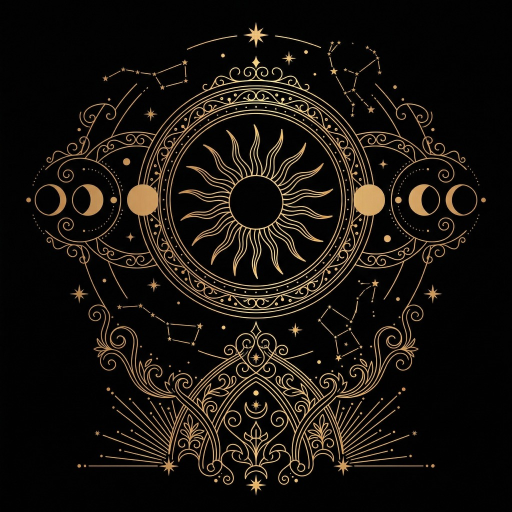
#> input picture assets/totem-pattern-bottom.png, 1024 x 1024 px, found by its file name (shown at 1/2 size)
$ python remove-black-pixels.py --input assets/totem-pattern-bottom.png --output assets/totem-pattern-bottom-transparent.png
#> lines starting #> are read from the running program, lines starting #| are printed output that depends on the picture; after the words box and inside, x2 and y2 are one past the last pixel; in counts of white or black regions, pixels touching at a corner belong together
#!/usr/bin/env python3
"""
Freya V3 - 去除黑色像素并生成透明 PNG

使用方法:
  python3 scripts/remove-black-pixels.py --input assets/totem-pattern-bottom.png --output assets/totem-pattern-bottom-transparent.png
  python3 scripts/remove-black-pixels.py --input assets/totem-pattern.png --output assets/totem-pattern-transparent.png --threshold 30

参数:
  --input      输入图片路径（支持 PNG, JPG, WEBP）
  --output     输出透明 PNG 路径
  --threshold  黑色阈值 (0-255，默认 30，值越大去除的黑色越多)
  --feather    边缘羽化半径（像素，默认 2，让边缘更柔和）
"""

import argparse
import os
import sys
from PIL import Image, ImageFilter

def remove_black_pixels(input_path: str, output_path: str, threshold: int = 30, feather: int = 2):
    """
    去除图片中的黑色像素，生成透明 PNG

    Args:
        input_path: 输入图片路径
        output_path: 输出透明 PNG 路径
        threshold: 黑色阈值 (0-255)，低于此值的像素会被视为黑色
        feather: 边缘羽化半径（像素）
    """
#> called with input_path = 'assets/totem-pattern-bottom.png', threshold = 30, feather = 2
    if not os.path.exists(input_path):
        print(f"❌ 错误: 输入文件不存在: {input_path}")
        sys.exit(1)

    print(f"📖 读取图片: {input_path}")
    img = Image.open(input_path)
#> img is the input picture: PIL image 1024x1024 RGB; mean R, G, B 23.2, 18.9, 14.4

    # 转换为 RGBA 模式（如果还不是）
    if img.mode != 'RGBA':
        img = img.convert('RGBA')
#> img: PIL image 1024x1024 RGBA

    # 获取像素数据
    pixels = img.load()
    width, height = img.size
#> width = 1024; height = 1024

    print(f"🖼️  图片尺寸: {width}x{height}")
#| 🖼️  图片尺寸: 1024x1024
    print(f"🎯 黑色阈值: {threshold} (RGB 值 < {threshold} 的像素将被移除)")

    # 创建新的透明图片
    transparent_img = Image.new('RGBA', (width, height), (0, 0, 0, 0))
#> transparent_img: PIL image 1024x1024 RGBA; every value is 0
    transparent_pixels = transparent_img.load()

    removed_count = 0
    kept_count = 0

    # 第一遍：去除黑色像素
    for y in range(height):
        for x in range(width):
            r, g, b, a = pixels[x, y]

            # 计算亮度（加权平均）
            brightness = (r * 0.299 + g * 0.587 + b * 0.114)

            # 如果像素是黑色（RGB 都低于阈值）或亮度很低，设为透明
            if r < threshold and g < threshold and b < threshold:
                transparent_pixels[x, y] = (0, 0, 0, 0)
                removed_count += 1
            else:
                transparent_pixels[x, y] = (r, g, b, a)
                kept_count += 1
#> after the loop, kept_count = 142105; removed_count = 906471

    print(f"✅ 已处理: 移除 {removed_count} 个黑色像素，保留 {kept_count} 个像素")
#| ✅ 已处理: 移除 906471 个黑色像素，保留 142105 个像素

    # 第二遍：边缘羽化（可选）
    if feather > 0:
        print(f"✨ 应用边缘羽化 (半径: {feather}px)...")
        # 创建 alpha 通道的副本
        alpha = transparent_img.split()[3]
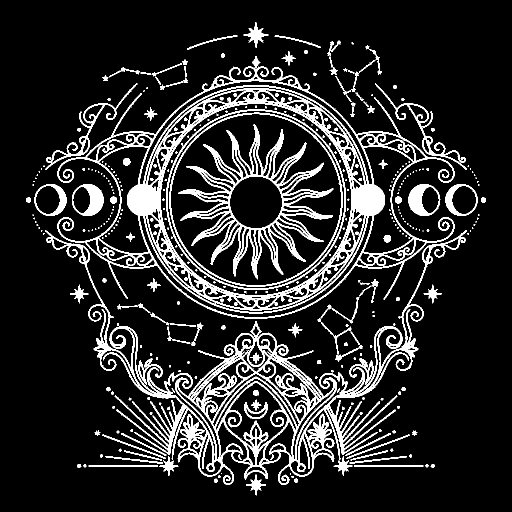
#> alpha: PIL image 1024x1024 L (shown at 1/2 size); 13.6% white; 421 white regions (231 under 20 px), largest, box (x1, y1, x2, y2) and area: (115, 133, 909, 638) 45280, (90, 460, 934, 970) 43035, (357, 248, 667, 559) 16880
        # 应用高斯模糊到 alpha 通道
        alpha_blur = alpha.filter(ImageFilter.GaussianBlur(radius=feather))
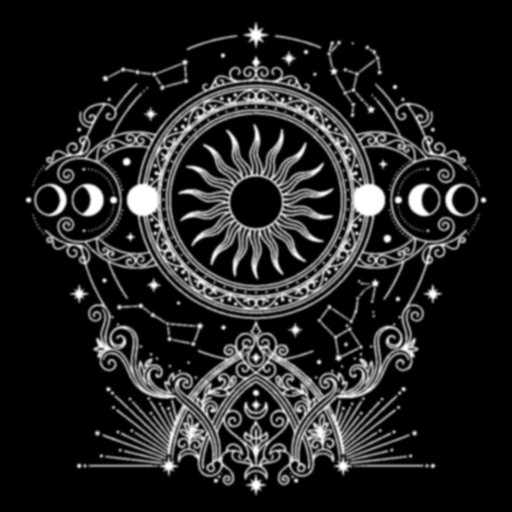
#> alpha_blur: PIL image 1024x1024 L (shown at 1/2 size); min 0, max 255, mean 34.6
        # 合并回原图
        transparent_img.putalpha(alpha_blur)
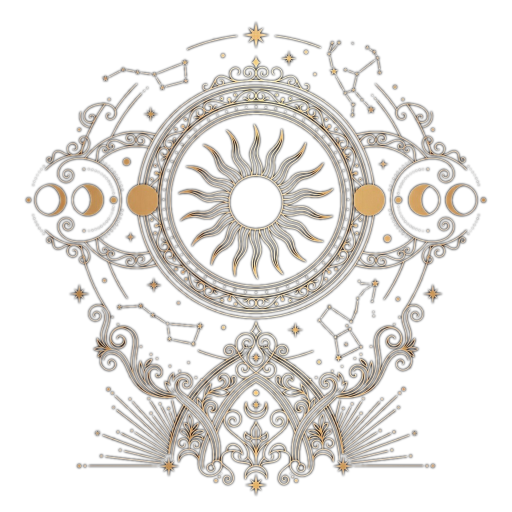
#> transparent_img: PIL image 1024x1024 RGBA (shown at 1/2 size); mean R, G, B, A 20.1, 16.9, 12.7, 34.6; transparent parts drawn white

    # 保存为透明 PNG
    print(f"💾 保存透明 PNG: {output_path}")
    transparent_img.save(output_path, 'PNG', optimize=True)

    # 计算文件大小变化
    input_size = os.path.getsize(input_path)
    output_size = os.path.getsize(output_path)
    size_change = ((output_size - input_size) / input_size) * 100

    print(f"📊 文件大小: {input_size / 1024:.1f} KB → {output_size / 1024:.1f} KB ({size_change:+.1f}%)")
    print(f"✅ 完成！透明图片已保存到: {output_path}")

def main():
    parser = argparse.ArgumentParser(
        description='去除图片中的黑色像素，生成透明 PNG',
        formatter_class=argparse.RawDescriptionHelpFormatter,
        epilog=__doc__
    )

    parser.add_argument(
        '--input',
        type=str,
        required=True,
        help='输入图片路径（支持 PNG, JPG, WEBP）'
    )

    parser.add_argument(
        '--output',
        type=str,
        required=True,
        help='输出透明 PNG 路径'
    )

    parser.add_argument(
        '--threshold',
        type=int,
        default=30,
        help='黑色阈值 (0-255，默认 30，值越大去除的黑色越多)'
    )

    parser.add_argument(
        '--feather',
        type=int,
        default=2,
        help='边缘羽化半径（像素，默认 2，让边缘更柔和）'
    )

    args = parser.parse_args()

    # 验证阈值范围
    if not 0 <= args.threshold <= 255:
        print("❌ 错误: threshold 必须在 0-255 之间")
        sys.exit(1)

    # 确保输出目录存在
    output_dir = os.path.dirname(args.output)
    if output_dir and not os.path.exists(output_dir):
        os.makedirs(output_dir)
        print(f"📁 创建输出目录: {output_dir}")

    remove_black_pixels(args.input, args.output, args.threshold, args.feather)

if __name__ == '__main__':
    main()

$ run again, with assets/dimension-emotion.png copied over assets/totem-pattern-bottom.png
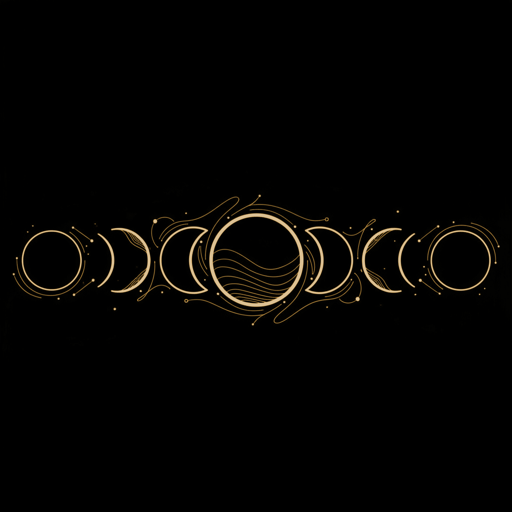
#> input picture assets/dimension-emotion.png, 512 x 512 px, found by its file name
#> in remove_black_pixels, img is the input picture: PIL image 512x512 RGB; mean R, G, B 4.4, 3.6, 2.2
#> img: PIL image 512x512 RGBA
#| 🖼️  图片尺寸: 512x512
#> after the loop in remove_black_pixels, `for y in range(height):`: kept_count = 8583; removed_count = 253561
#| ✅ 已处理: 移除 253561 个黑色像素，保留 8583 个像素
#> in remove_black_pixels, `alpha = transparent_img.split()[3]`:
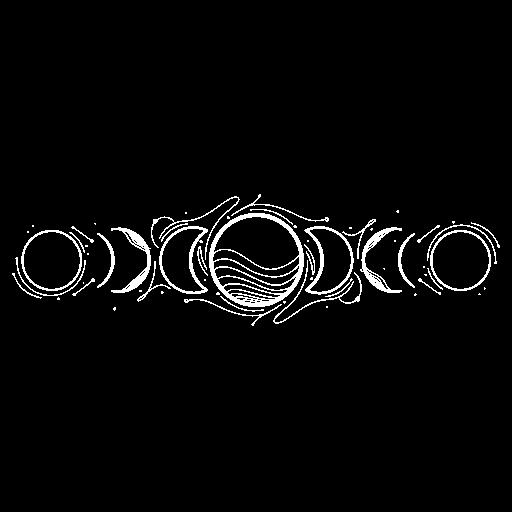
#> alpha: PIL image 512x512 L; 3.3% white; 61 white regions (30 under 20 px), largest, box (x1, y1, x2, y2) and area: (209, 213, 304, 307) 2151, (111, 227, 151, 293) 618, (360, 227, 402, 293) 616
#> in remove_black_pixels, `transparent_img.putalpha(alpha_blur)`:
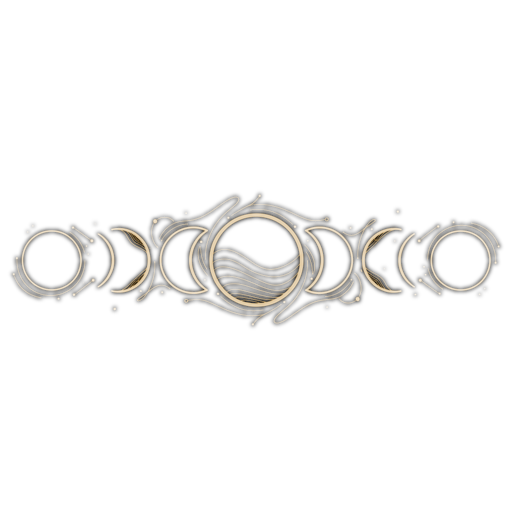
#> transparent_img: PIL image 512x512 RGBA; mean R, G, B, A 4.1, 3.4, 2.2, 8.4; transparent parts drawn white
